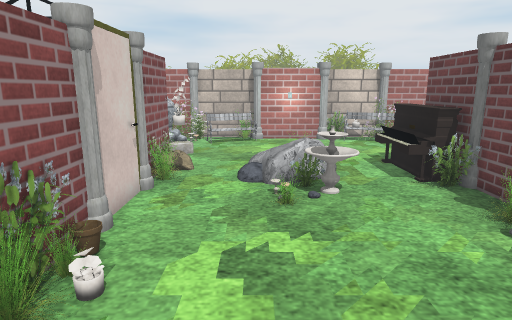
view 1 (above)

16 first-person views from a walk through a Unity game level. The camera is 1.3 m above the floor, tilts 12° down and sees 75° across. The floor is counted in squares, 0.5 m on a side. Each view is taken from the middle of a square. On the plan, view 1 faces up. The plan holds only what a view shows up to about 20 squares ahead; the rest is blank. The place goes on beyond the plan. The player is left out. Some animated figures are not drawn. Door leaves are left out, so doorways stand open. Some surface patterns are stand-ins.

view 2
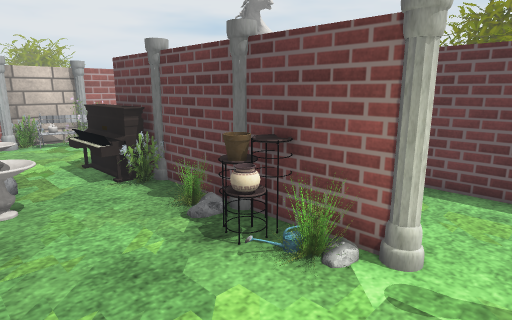

view 3
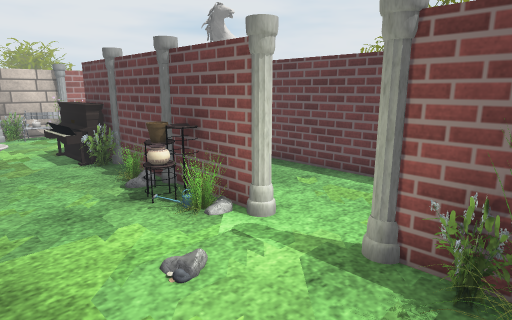

view 4
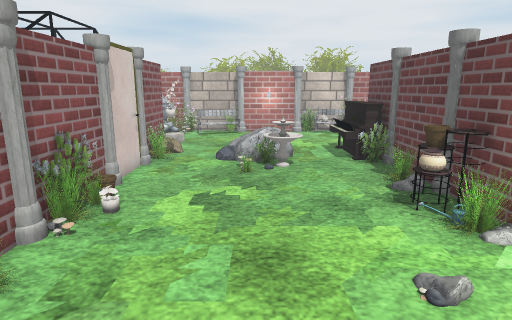

view 5
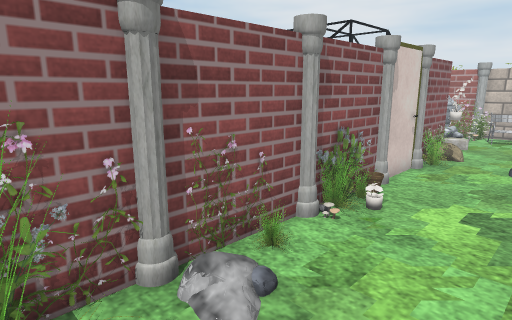

view 6
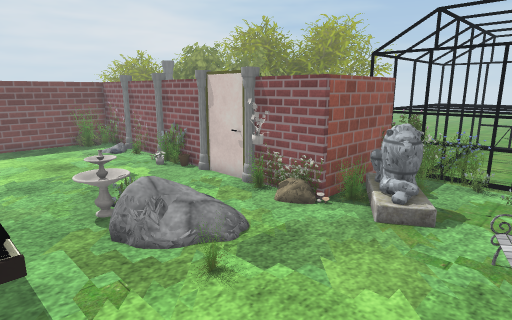

view 7
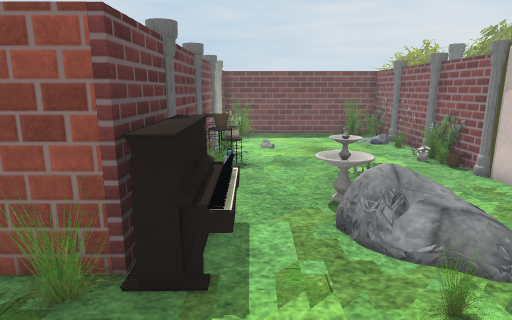

view 8
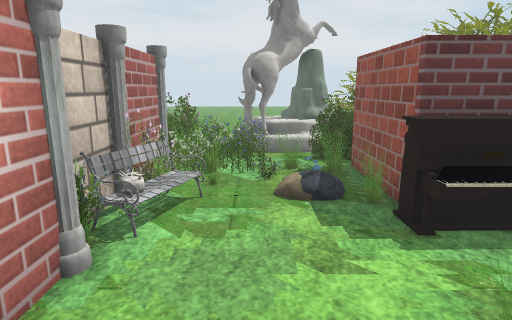

view 9
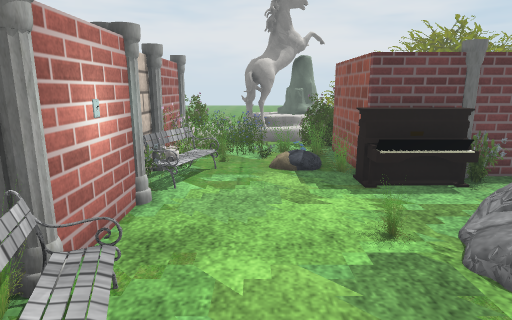

view 10
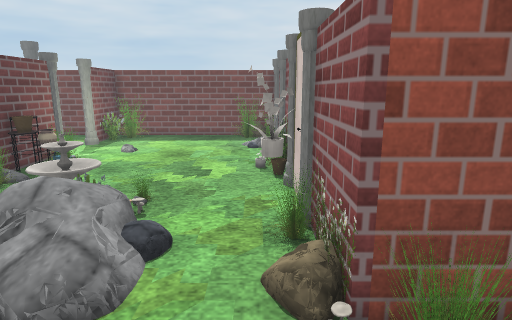

view 11
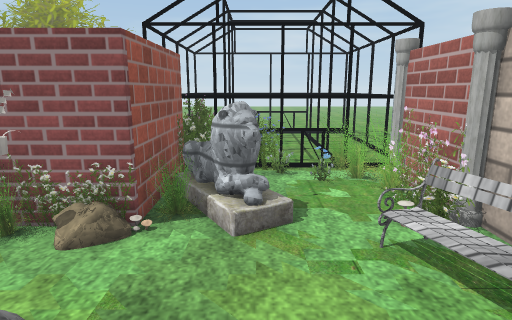

view 12
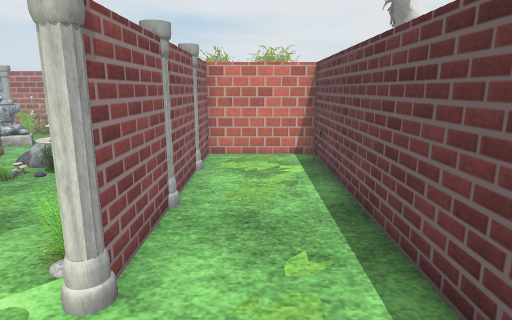

view 13
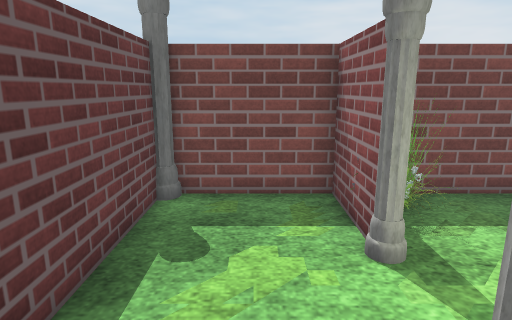

view 14
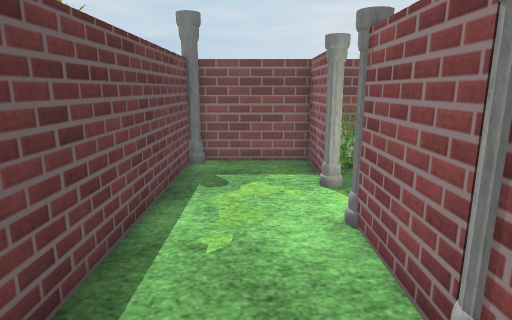

view 15
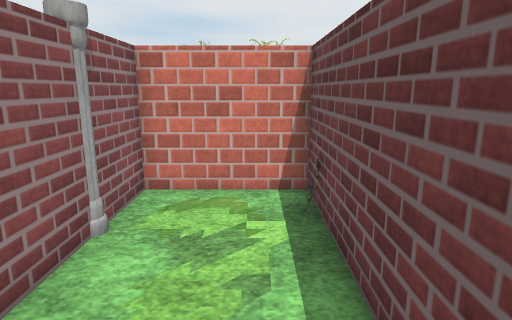

view 16
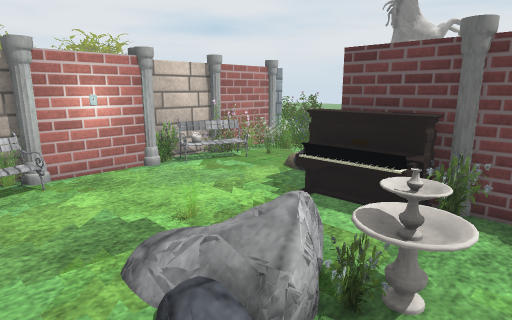

### Floor plan
Key: @ floor where view 1 was taken; # wall or solid block; . main floor; : floor 0.25 m higher than the main floor; + floor 0.5 m higher than the main floor; / step, stairs or slope; D open door; = window, fence, low wall or low ledge; P pillar; B bench; S statue; I piano; R rock; T pot; F flowerpot; O other object.
Columns run from 9 left of view 1 to 12 right of it. Each row starts with its distance up from view 1.
 19                      #
 18    ##OP########OP##P##
 17   ###OOB ....=/OBO====
 16   # ............//====
 15   #............./.==.=
 14  ##..SS.........:.==.#
 13 ###=SSO...==....=#===#
 12 #O###OO...=#.II#####=#
 11 #O    R..::..II#   ###
 10       #O.:RR.II#...#
  9       P=..:+..IP...#
  8       #....O..O#...#
  7       #........#...#
  6       P.......O#...#
  5       # ......TP...#
  4       #=......F#...#
  3       P=.....OO#...#
  2       #.......OP...#
  1       #/.......D...#
  0       #/.@.....D...#
 -1       P........P...#
 -2       #.O.....O#...#
 -3       #OO....OO#...#
 -4       #############P

Positions as (right, up) in squares from view 1, and headings:
1: (0, 0), facing up
2: (1, 0), facing up-right
3: (1, -3), facing up-right
4: (1, -3), facing up
5: (1, -3), facing up-left
6: (5, 17), facing down-left
7: (4, 16), facing down
8: (-1, 15), facing right
9: (-4, 15), facing right
10: (-2, 15), facing down
11: (3, 14), facing left
12: (8, -2), facing up
13: (8, 4), facing down
14: (8, 8), facing down
15: (9, 3), facing up
16: (-2, 7), facing up-right
